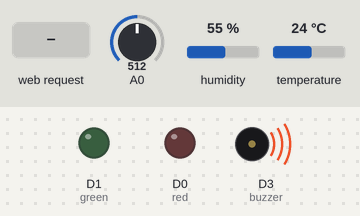
The sketch below on a simulated ESP8266 (NodeMCU). On the bench: output pins drawn as LEDs (lit = HIGH), buzzer (waves = sounding, pin HIGH). The test bench sets the inputs (shaded band); at power-on: A0 = 512, humidity 55 %, temperature 24 °C. WiFi joins after 1.5 s; servers stay silent unless stated; what the sketch prints to the serial monitor is not drawn.

Above: at 2.7 s.
2.8 s: HTTP request GET /buzzer received
At 3.2 s:
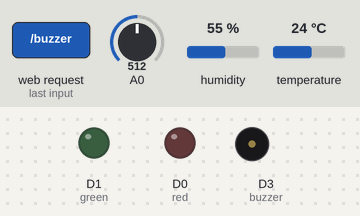
4.3 s: HTTP request GET /green received
7.3 s: HTTP request GET /green received
At 7.9 s:
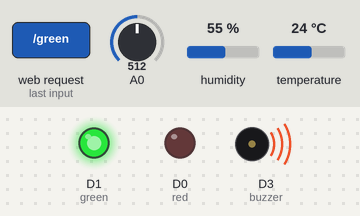
8.8 s: HTTP request GET /buzzer received
At 10.2 s:
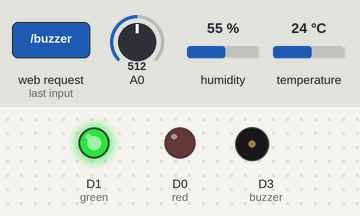
Timing chart, 0 to 13.3 s (numbered marks = the images above; inputs shaded):
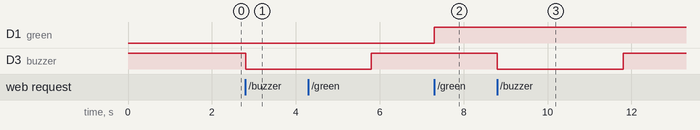

The sketch:

DHTserver.ino
```cpp
#include <ESP8266WiFi.h>
#include <DHT.h>
DHT dht(D2, DHT11);
int red = D0;
int green = D1;
int buzzer = D3;
int poten = A0;
const char* ssid = "-XIV-5s"; //Access Point SSID
const char* password = "wp127001"; //Access Point Password
WiFiServer server(80);
unsigned char status_green = 0;
unsigned char status_red = 0;
unsigned char status_buzzer = 0;


void setup() {
  dht.begin();
  pinMode(red, OUTPUT);
  pinMode(green, OUTPUT);
  pinMode(buzzer, OUTPUT);
  digitalWrite(buzzer,HIGH);
  Serial.begin(115200);
  Serial.println();
  Serial.println();
  Serial.print("Connecting to ");
  Serial.println(ssid);
  WiFi.begin(ssid, password);
  while (WiFi.status() != WL_CONNECTED)

  {
    delay(500);
    Serial.print(".");
  }
  Serial.println("");
  Serial.println("WiFi connected");
  server.begin();
  Serial.println("Server started");
  Serial.println(WiFi.localIP());
}

void loop() {
  WiFiClient client = server.available();
  if (!client) {
    return;
  }
  Serial.println("new client");
  while (!client.available())
  {
    delay(1);
  }
  String req = client.readStringUntil('\r');
  Serial.println(req);
  client.flush();
  if (req.indexOf("/green") != -1)
  {

    if (status_green == 0) {
      digitalWrite(green, LOW);
    } else if (status_green == 1) {
      digitalWrite(green, HIGH);

    } status_green = !status_green;


  } else if (req.indexOf("/red") != -1)
  {

    if (status_red == 0) {
      digitalWrite(red, LOW);
    } else if (status_red == 1) {
      digitalWrite(red, HIGH);

    } status_red = !status_red;


  } else if (req.indexOf("/buzzer") != -1)
  {

    digitalWrite(buzzer, LOW);
    delay(3000);
    digitalWrite(buzzer, HIGH);
  }
 //Keep the HTML in to the String variable named "web"
  String web = "HTTP/1.1 200 OK\r\nContent-Type: text/html\r\n\r\n";
  web += "<html>\r\n";
  web += "<body>\r\n";
  web += "<h1>Sensor Monitor</h1>\r\n";
  web += "<p>\r\n";
  web += "Temperature = ";
  web += String(dht.readTemperature());
  //web += " C";
  web += "<p>\r\n";
  web += "Humidity = ";
  web += String(dht.readHumidity());
  //web += " %";
  web += "</p>\r\n";
  web += "Light = ";
  web += String(analogRead(A0));
  web += "<p>\r\n";
  //========================================
  web += "<h1>Controller</h1>\r\n";
  web += "<p>\r\n";

  if (status_red == 0)
    web += "RED ON\r\n";
  else if (status_red == 1)
    web += "RED OFF\r\n";

 // if (status_buzzer == 0)
  //  web += "buzzer ON\r\n";
  //else if (status_buzzer == 1)
   // web += "buzzer OFF\r\n";

  web += "</p>\r\n";
  web += "<br>\r\n";
  if (status_green == 0)
    web += "Green ON\r\n";
  else if (status_green == 1)
    web += "Green OFF\r\n";


  web += "</p>\r\n";
  web += "<p>\r\n";


  web += "<a href=\"/green\">\r\n";
  web += "<button>Green</button>\r\n";
  web += "</a>\r\n";
  web += "</p>\r\n";
  //=========================
  web += "<a href=\"/red\">\r\n";
  web += "<button>Red</button>\r\n";
  web += "</a>\r\n";
  web += "</p>\r\n";
  web += "<a href=\"/buzzer\">\r\n";
  web += "<button>buzzer</button>\r\n";
  web += "</a>\r\n";

  web += "</body>\r\n";
  web += "</html>\r\n";
  client.print(web);
}
```

Measured:
- after the input at 2.8 s, D3 (buzzer): HIGH → LOW at once
- after the input at 7.3 s, D1 (green): LOW → HIGH at once
- after the input at 8.8 s, D3 (buzzer): HIGH → LOW at once, → HIGH 3.0 s later
